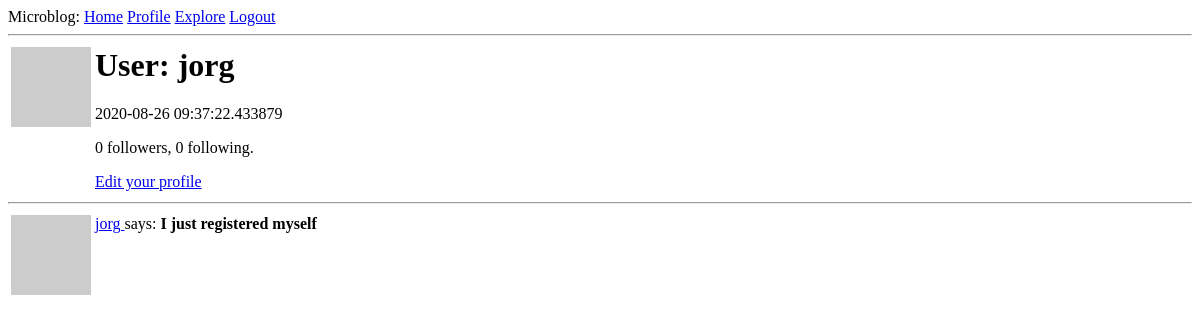
The page /user/jorg (signed in) on the database as committed earlier.
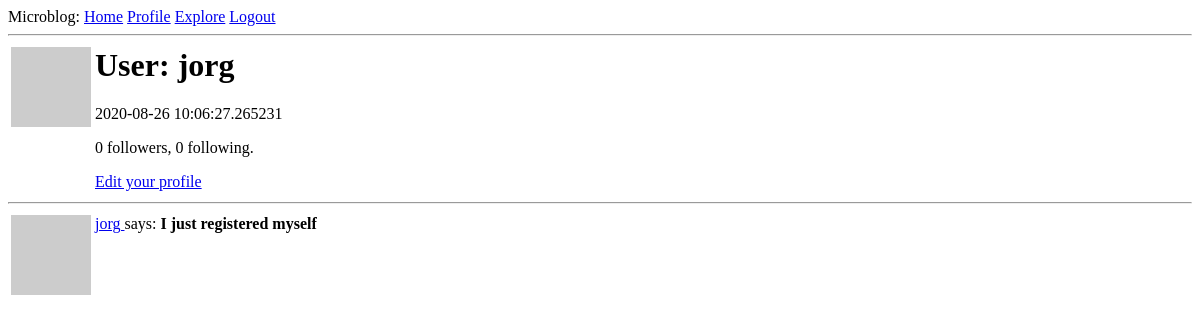
The same page on the database as committed later.
### app/models.py (models this page shows, shortened)
class User(UserMixin, db.Model):
    id = db.Column(db.Integer, primary_key=True)
    username = db.Column(db.String(64), index=True, unique=True)
    email = db.Column(db.String(120), index=True, unique=True)
    password_hash = db.Column(db.String(128))
    about_me = db.Column(db.String(140))
    last_seen = db.Column(db.DateTime, default=datetime.utcnow)
    followed = db.relationship(
        'User', secondary=followers,
        primaryjoin=(followers.c.follower_id == id),
        secondaryjoin=(followers.c.followed_id == id),
        backref=db.backref('followers', lazy='dynamic'),
        lazy='dynamic'
    )
    posts = db.relationship('Post', backref='author', lazy='dynamic')
    def avatar(self, size):
        digest = md5(self.email.lower().encode('utf-8')).hexdigest()
        return 'https://www.gravatar.com/avatar/{}?d=identicon&s={}'.format(digest, size)

class Post(db.Model):
    id = db.Column(db.Integer, primary_key=True)
    body = db.Column(db.String(140))
    timestamp = db.Column(db.DateTime, index=True, default=datetime.utcnow)
    user_id = db.Column(db.Integer, db.ForeignKey('user.id'))

### app/routes.py (the view)
@app.route('/user/<username>')
@login_required
def user(username):
    user = User.query.filter_by(username=username).first_or_404()
    page = request.args.get('page', 1, type=int)
    posts = user.posts.order_by(
        Post.timestamp.desc()
    ).paginate(
        page,
        app.config['POSTS_PER_PAGE'],
        False
    )
    next_url = url_for('user', username=username, page = posts.next_num) if posts.has_next else None
    prev_url = url_for('user', username=username, page = posts.prev_num) if posts.has_prev else None
    form = EmptyForm()
    return render_template('user.html', user=user, posts=posts.items, form=form,
                            prev_url=prev_url, next_url=next_url)

### app/models.py (called while the page is built)
@login.user_loader
def load_user(id):
    return User.query.get(int(id))

### app/routes.py (called while the page is built)
@app.before_request
def before_request():
    if current_user.is_authenticated:
        current_user.last_seen = datetime.utcnow()
        db.session.commit()

### app/templates/user.html (shortened to what this page needs)
{% extends "base.html" %}
{% block content %}
    <table>
        <tr valign="top">
            <td> <img src = "{{ user.avatar(128) }}"> </td>
            <td>
                <h1>User: {{ user.username }}</h1>
                {% if user.last_seen %} <p>{{ user.last_seen}}</p> {% endif %}
                <p> {{ user.followers.count() }} followers, {{ user.followed.count() }} following. </p>
                {% if user==current_user %}
                    <p><a href="{{ url_for('edit_profile') }}">Edit your profile</a></p>
                {% endif %}
            </td>
        </tr>
    </table>
    <hr>
    {% for post in posts %}
        {% include '_post.html' %}
    {% endfor %}
{% endblock %}

### app/templates/base.html (shortened to what this page needs)
<html>
    <head>
    </head>
    <body>
        <div>
          Microblog:
          <a href="{{ url_for('index') }}">Home</a>
          {% if current_user.is_anonymous %}
          <a href="{{ url_for('login') }}">Login</a>
          {% else %}
          <a href="{{ url_for('user', username=current_user.username) }}">Profile</a>
          <a href="{{ url_for('explore') }}">Explore</a>
          <a href="{{ url_for('logout') }}">Logout</a>
          {% endif %}
        </div>
        <hr>
        {% block content %}{% endblock %}
    </body>
</html>

### app/templates/_post.html
<table>
    <tr valign="top">
        <td> <img src = "{{ post.author.avatar(36) }}"> </td>
        <td>
            <a href="{{ url_for('user', username=post.author.username) }}">
                {{ post.author.username }}
            </a>
            says: <b> {{ post.body }}
        </td>
    </tr>
</table>

Rows that differ between the two databases and show on the page:
changed User "jorg": last_seen "2020-08-26 09:37:22.433879" → "2020-08-26 10:06:27.265231"
